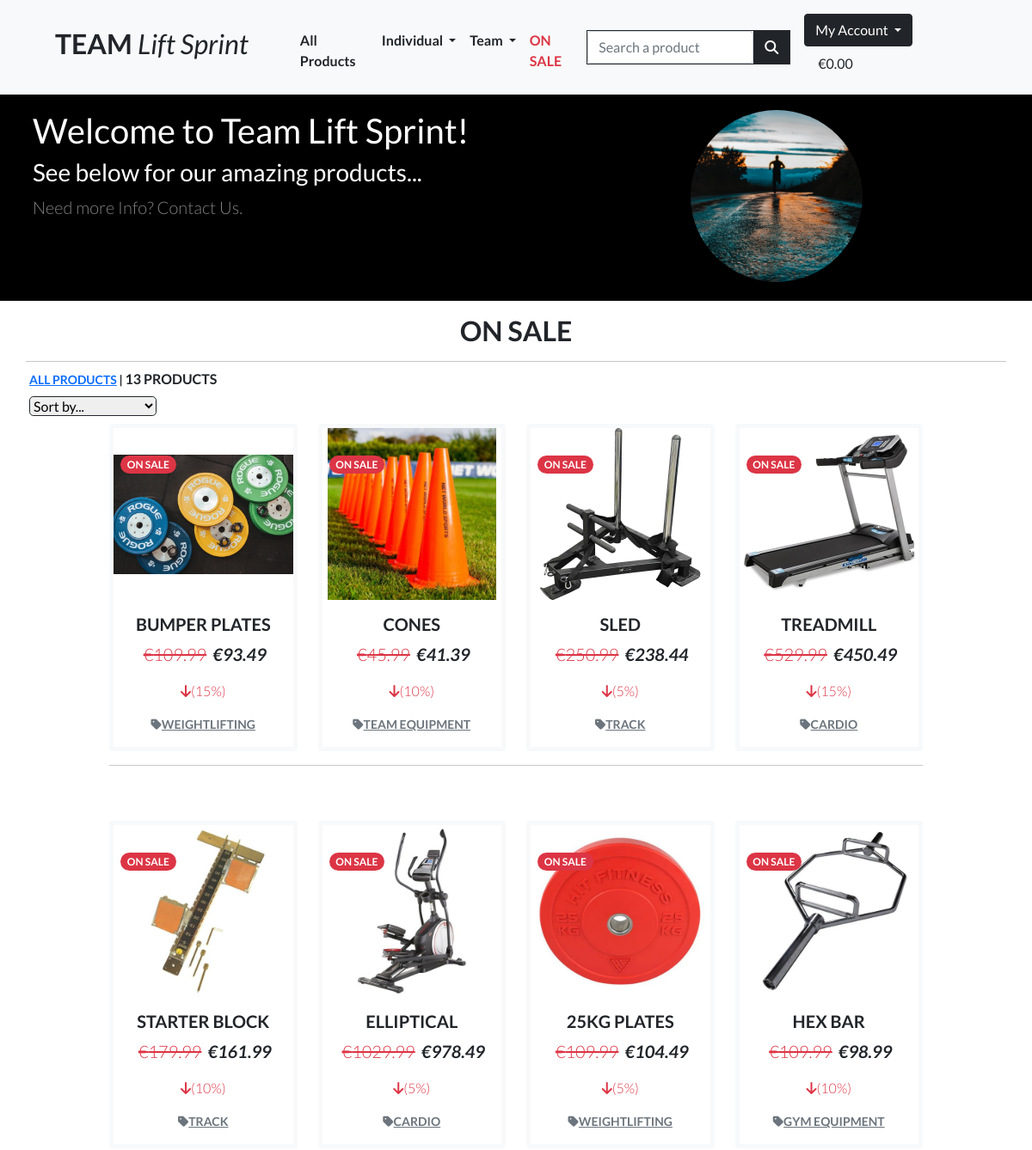
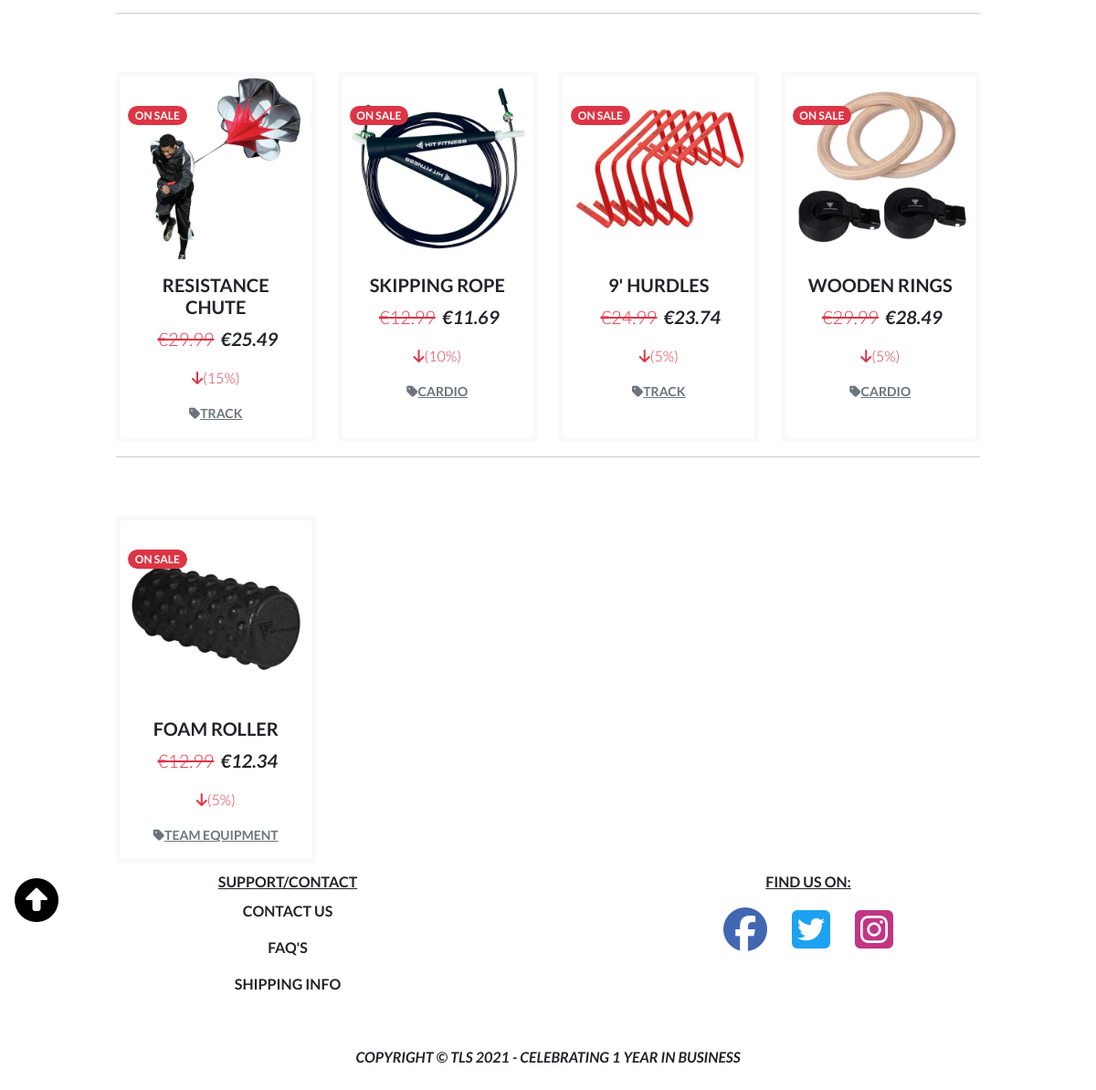
The app's page /products/on_sale/, older data (2 pictures, top to bottom).
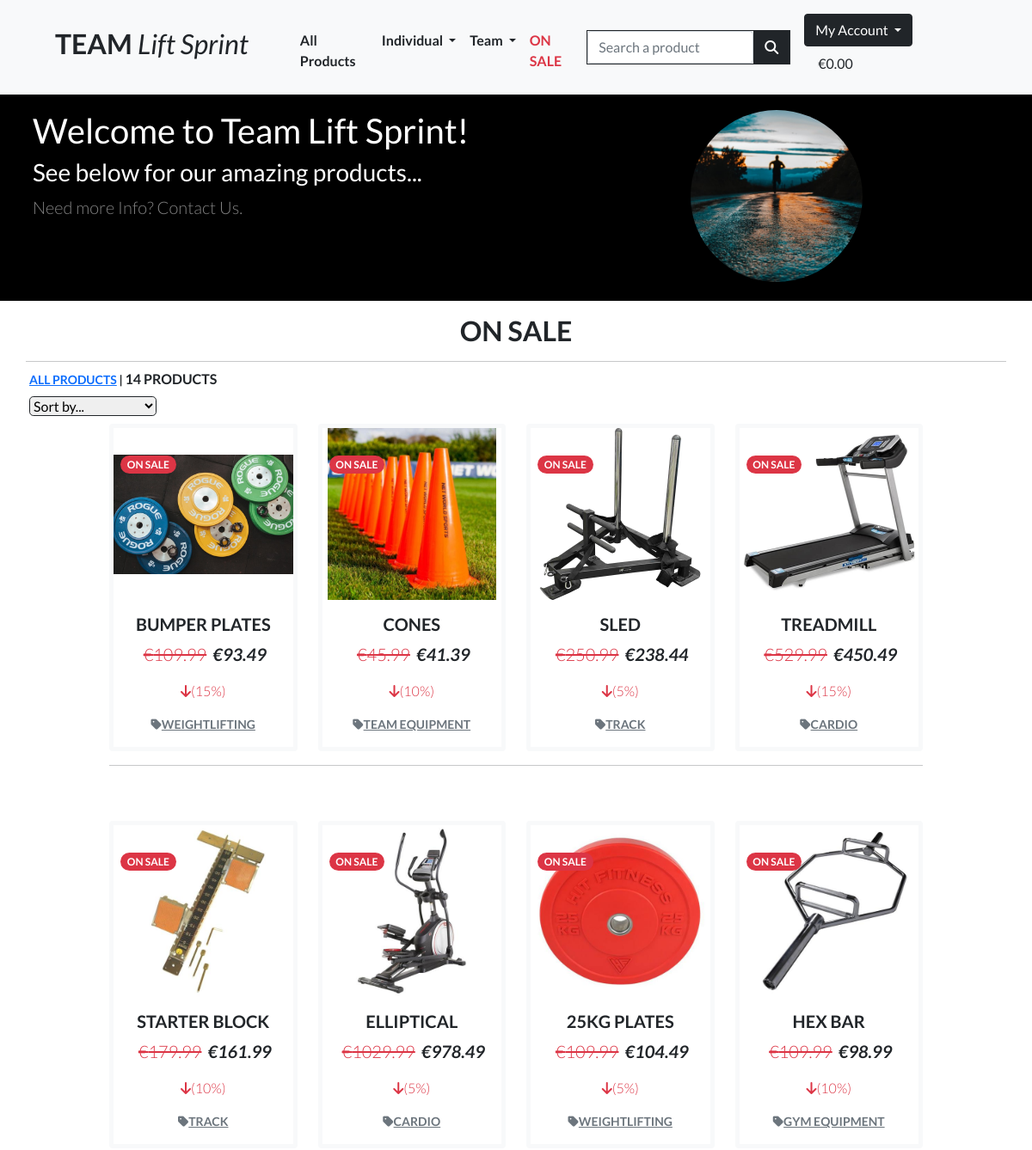
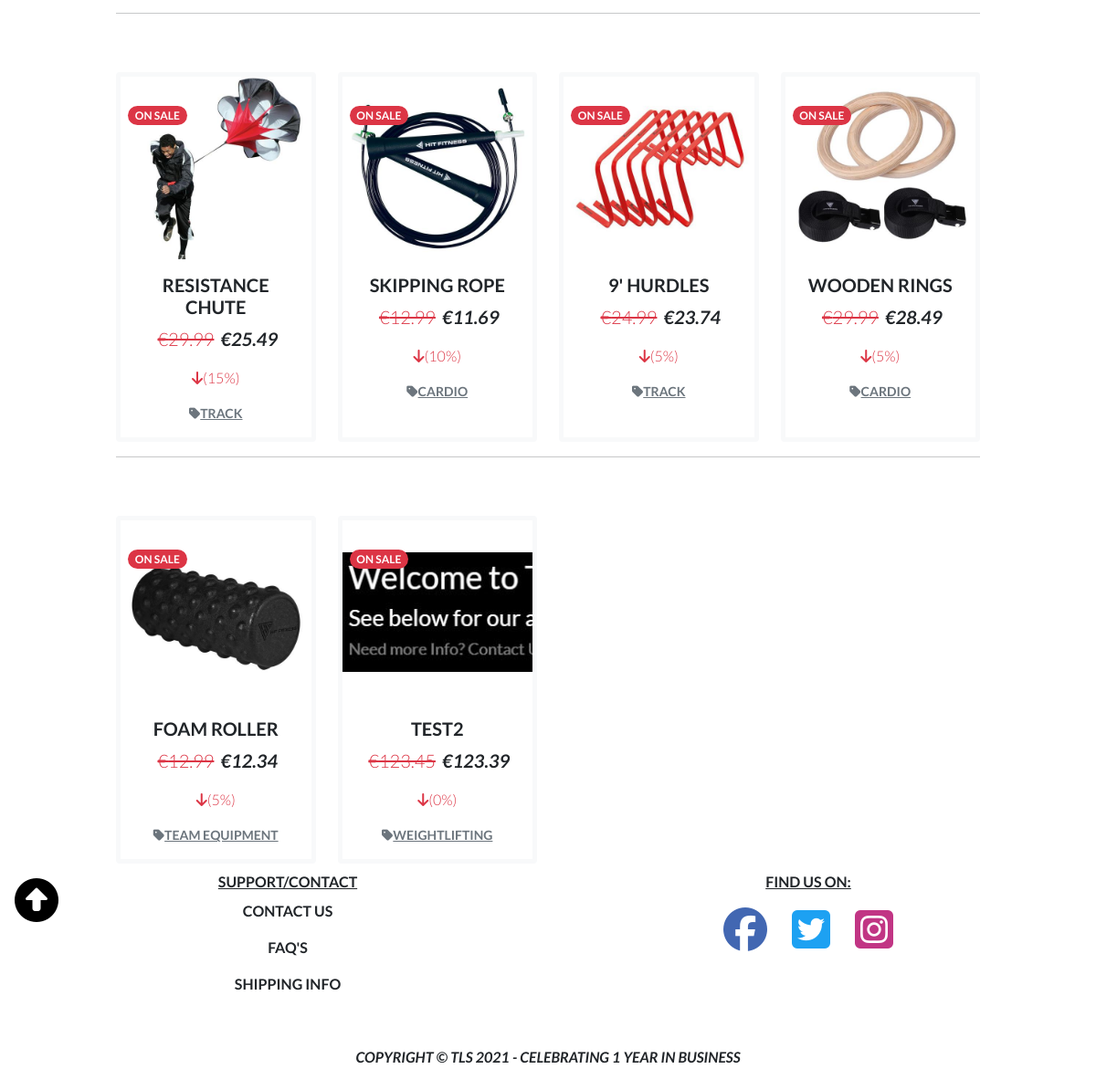
The same page, newer data (2 pictures, top to bottom).
### products/models.py (models this page shows, shortened)
class Product(models.Model):
    AREA = (
        ('individual', 'Individual'),
        ('team', 'Team'),
        ('universal', 'Universal'),
        )
    category = models.ForeignKey('Category', null=True, blank=True, on_delete=models.SET_NULL)
    sku = models.CharField(max_length=254, null=True, blank=True)
    name = models.CharField(max_length=254)
    description = models.TextField()
    price = models.DecimalField(max_digits=6, decimal_places=2)
    area = models.CharField(max_length=200, null=True, choices=AREA)
    on_sale = models.BooleanField(default=False)
    discount_on_product = models.DecimalField(
        max_digits=4, decimal_places=2, null=True, blank=True)
    image = models.ImageField(null=True, blank=True)
    def sales_price(self):
        on_sale_price = Decimal(self.price * (
            100 - self.discount_on_product) / 100).quantize(Decimal('0.00'))
        return on_sale_price

class Category(models.Model):
    class Meta:
        verbose_name_plural = 'Categories'
    name = models.CharField(max_length=254)
    friendly_name = models.CharField(max_length=254, null=True, blank=True)

### products/views.py (the view, shortened to what this page needs)
# urls.py: path('on_sale/', views.on_sale, name='on_sale'),
def on_sale(request):
    products = Product.objects.filter(on_sale=True)
    sort = None
    direction = None
    current_sorting = f'{sort}_{direction}'
    context = {
        'products': products,
        'current_sorting': current_sorting,
    }
    return render(request, 'products/on_sale.html', context)

### bag/contexts.py (called while the page is built, shortened)
def bag_contents(request):
    bag_items = []
    total = 0
    product_count = 0
    bag = request.session.get('bag', {})
    if total < settings.FREE_DELIVERY_THRESHOLD:
        delivery = total * Decimal(settings.STANDARD_DELIVERY_PERCENTAGE / 100)
        free_delivery_delta = settings.FREE_DELIVERY_THRESHOLD - total
    else:
        delivery = 0
        free_delivery_delta = 0
    grand_total = delivery + total
    context = {
        'bag_items': bag_items,
        'total': total,
        'product_count': product_count,
        'delivery': delivery,
        'free_delivery_delta': free_delivery_delta,
        'free_delivery_threshold': settings.FREE_DELIVERY_THRESHOLD,
        'grand_total': grand_total,
    }
    return context

### products/templates/products/on_sale.html (shortened to what the changed rows need)
{% extends "base.html" %}
{% load static %}
{% block page_header %}
<header class="masthead">
    <div class="container position-relative pt-5 p-2 g-0">
        <div class="row">
            <div class="col-8">
                <div class="text-white">
                    <h1>Welcome to Team Lift Sprint!</h1>
                </div>
            </div>
        </div>
    </div>
    <br>
</header>
{% endblock %}
{% block content %}
<div class="container g-0">
    <div class="row">
        <div class="col text-center mt-3">
            <h2 class="text-dark"><strong class="text-uppercase">On Sale</h2>
        </div>
    </div>
    <div class="row">
        <div class="col-12 col-md-6 mb-2 ms-1 me-1">
            <div class = "mb-2">
                <span class="small"><a href="{% url 'products' %}">All Products</a> | </span>
                {% if products|length == 1 %}
                1 product {% if search_term %} result for:
                <strong>"{{ search_term }}"</strong>{% endif %}
                {% else %}
                {{ products|length }} products
                {% endif %}
            </div>
            <div class="sort-select-wrapper w-50">
                <select id="sort-selector"
                    class="rounded-3 border border-dark border-{% if current_sorting != 'None_None' %}info{% else %}black{% endif %}">
                </select>
            </div>
        </div>
    </div>
    <div class="row">
        <div class="container col-10">
            <div class="row">
                {% for product in products %}
                <div class="col-sm-6 col-md-6 col-lg-4 col-xl-3">
                    <div class="card h-100 border border-light border-5">
                        {% if product.on_sale is True %}
                        <div class="badge rounded-pill bg-danger position-absolute" style="top: 2rem; left: 0.5rem">
                            On Sale
                        </div>
                        {% endif %}
                        {% if product.image %}
                        <a href="{% url 'product_detail' product.id %}">
                            <img class="card-img-top" src="{{ product.image.url }}" alt="{{ product.name }}"
                                style='height: 200px; object-fit: scale-down'>
                        </a>
                        {% else %}
                        <a href="{% url 'product_detail' product.id %}">
                            <img class="card-img-top" src="{{ MEDIA_URL }}noimage.png" alt="{{ product.name }}">
                        </a>
                        {% endif %}
                        <div class="card-body">
                            <h5 class="card-title text-center fw-bold">{{ product.name }}</h5>
                            {% if product.on_sale is True %}
                            <p class="text-center">
                                <span
                                    class="lead ps-1 fw-light pt-1 text-danger text-decoration-line-through">€{{ product.price }}</span>
                                <span class="lead ps-1 fw-bold fst-italic pt-1">€{{ product.sales_price }}</span>
                            </p>
                            <p class = "text-center fw-light text-danger"><i class="fas fa-arrow-down"></i>({{ product.discount_on_product|floatformat:0 }}%)</p>
                            {% else %}
                            <p class="lead ps-1 text-center fw-bold fst-italic pt-1">€{{ product.price }}</p>
                            {% endif %}
                            {% if product.category %}
                            <p class="small mt-1 mb-0 text-center">
                                <a class="text-muted" href="{% url 'products' %}?category={{ product.category.name }}">
                                    <i class="fas fa-tag mr-1"></i>{{ product.category.friendly_name }}
                                </a>
                            </p>
                            {% else %}
                            <p class="text-muted fw-light text-center text-capitalize">No Category</p>
                            {% endif %}
                        </div>
                    </div>
                </div>
                {% if forloop.counter|divisibleby:4 %}
                <div class="col-12 d-none d-xl-block mb-5">
                    <hr>
                </div>
                {% endif %}
                {% endfor %}
            </div>
        </div>
    </div>
</div>
{% endblock %}

Row changes from the older to the newer data that the page shows:
added Product: on_sale "ON SALE", image (picture), name "TEST2", price "123.45", sales_price "123.39", discount_on_product "0", category.friendly_name "WEIGHTLIFTING"
Text that changed along with them:
{{ products|length }}: "13" → "14"
